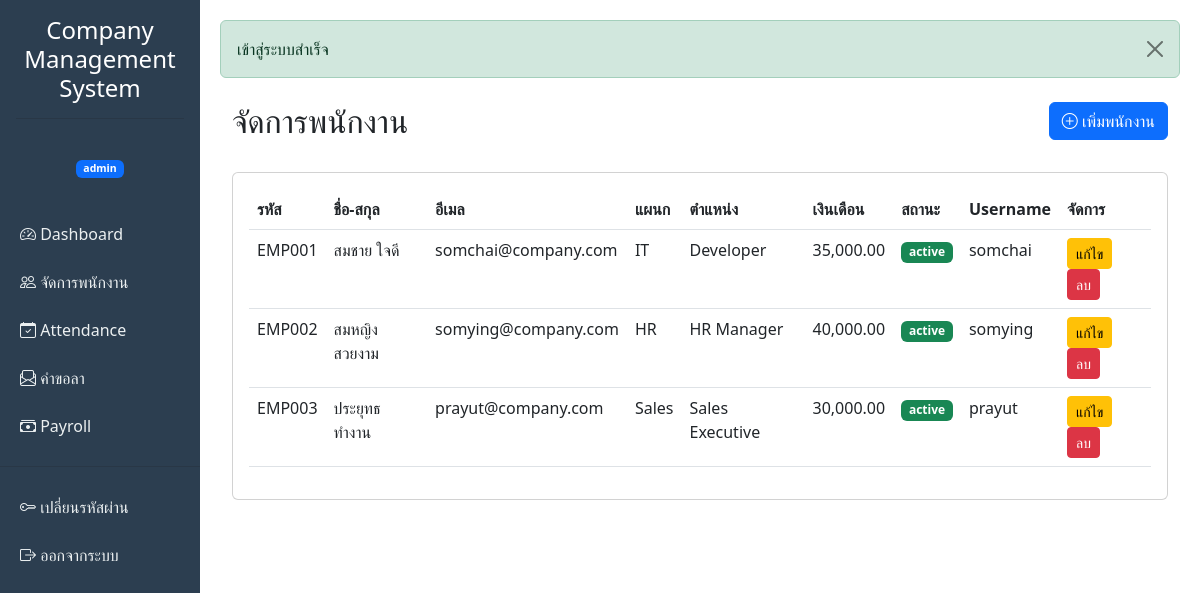
Page /admin/employees.php (signed in) on the committed database.
### tables this page shows
CREATE TABLE users (
    id INT AUTO_INCREMENT PRIMARY KEY,
    username VARCHAR(50) UNIQUE NOT NULL,
    password VARCHAR(255) NOT NULL,
    role ENUM('admin', 'user') DEFAULT 'user',
    employee_id INT NULL,
    created_at TIMESTAMP DEFAULT CURRENT_TIMESTAMP,
    updated_at TIMESTAMP DEFAULT CURRENT_TIMESTAMP ON UPDATE CURRENT_TIMESTAMP,
    INDEX idx_username (username)
);

CREATE TABLE employees (
    id INT AUTO_INCREMENT PRIMARY KEY,
    employee_code VARCHAR(20) UNIQUE NOT NULL,
    first_name VARCHAR(100) NOT NULL,
    last_name VARCHAR(100) NOT NULL,
    email VARCHAR(100) UNIQUE NOT NULL,
    phone VARCHAR(20),
    department VARCHAR(100),
    position VARCHAR(100),
    hire_date DATE NOT NULL,
    salary DECIMAL(10,2) DEFAULT 0.00,
    status ENUM('active', 'inactive') DEFAULT 'active',
    created_at TIMESTAMP DEFAULT CURRENT_TIMESTAMP,
    updated_at TIMESTAMP DEFAULT CURRENT_TIMESTAMP ON UPDATE CURRENT_TIMESTAMP,
    INDEX idx_employee_code (employee_code),
    INDEX idx_status (status)
);

### config.php (called while the page is built, shortened)
<?php
function h($string) {
    return htmlspecialchars($string, ENT_QUOTES, 'UTF-8');
}
?>

### admin/employees.php (the view, shortened to what this page needs)
<?php
require_once '../config.php';
$pdo = getDB();
try {
    $stmt = $pdo->query("
        SELECT e.*, u.username
        FROM employees e
        LEFT JOIN users u ON e.id = u.employee_id
        ORDER BY e.employee_code ASC
    ");
    $employees = $stmt->fetchAll();
} catch (PDOException $e) {
    error_log($e->getMessage());
    $employees = [];
}
include '../includes/header.php';
?>
<div class="container-fluid mt-4">
    <div class="row mb-4">
        <div class="col">
            <h2>จัดการพนักงาน</h2>
        </div>
        <div class="col text-end">
            <a href="employee_create.php" class="btn btn-primary">
                <i class="bi bi-plus-circle"></i> เพิ่มพนักงาน
            </a>
        </div>
    </div>
    <div class="card">
        <div class="card-body">
            <div class="table-responsive">
                <table class="table table-hover">
                    <thead>
                        <tr>
                            <th>รหัส</th>
                            <th>ชื่อ-สกุล</th>
                            <th>อีเมล</th>
                            <th>แผนก</th>
                            <th>ตำแหน่ง</th>
                            <th>เงินเดือน</th>
                            <th>สถานะ</th>
                            <th>Username</th>
                            <th>จัดการ</th>
                        </tr>
                    </thead>
                    <tbody>
                        <?php if (empty($employees)): ?>
                            <tr><td colspan="9" class="text-center">ไม่มีข้อมูลพนักงาน</td></tr>
                        <?php else: ?>
                            <?php foreach ($employees as $emp): ?>
                                <tr>
                                    <td><?= h($emp['employee_code']) ?></td>
                                    <td><?= h($emp['first_name'] . ' ' . $emp['last_name']) ?></td>
                                    <td><?= h($emp['email']) ?></td>
                                    <td><?= h($emp['department']) ?></td>
                                    <td><?= h($emp['position']) ?></td>
                                    <td><?= number_format($emp['salary'], 2) ?></td>
                                    <td>
                                        <span class="badge bg-<?= $emp['status'] === 'active' ? 'success' : 'secondary' ?>">
                                            <?= h($emp['status']) ?>
                                        </span>
                                    </td>
                                    <td><?= h($emp['username'] ?? '-') ?></td>
                                    <td>
                                        <a href="employee_edit.php?id=<?= $emp['id'] ?>" class="btn btn-sm btn-warning">แก้ไข</a>
                                        <a href="employee_delete.php?id=<?= $emp['id'] ?>"
                                           class="btn btn-sm btn-danger"
                                           onclick="return confirm('คุณแน่ใจหรือไม่ที่จะลบพนักงานคนนี้?')">ลบ</a>
                                    </td>
                                </tr>
                            <?php endforeach; ?>
                        <?php endif; ?>
                    </tbody>
                </table>
            </div>
        </div>
    </div>
</div>
<?php include '../includes/footer.php'; ?>

### rows in the picture
users: employee.employee_code "EMP001", employee.last_name "สมชาย ใจดี", employee.email "somchai@company.com", employee.department "IT", employee.position "Developer", employee.salary "35,000.00", employee.status "active", username "somchai"
users: employee.employee_code "EMP002", employee.last_name "สมหญิง สวยงาม", employee.email "somying@company.com", employee.department "HR", employee.position "HR Manager", employee.salary "40,000.00", employee.status "active", username "somying"
users: employee.employee_code "EMP003", employee.last_name "ประยุทธ ทำงาน", employee.email "prayut@company.com", employee.department "Sales", employee.position "Sales Executive", employee.salary "30,000.00", employee.status "active", username "prayut"

### other values in the picture
APP_NAME "Company Management System"
$_SESSION['role'] "admin"
$flash['message'] "เข้าสู่ระบบสำเร็จ"
